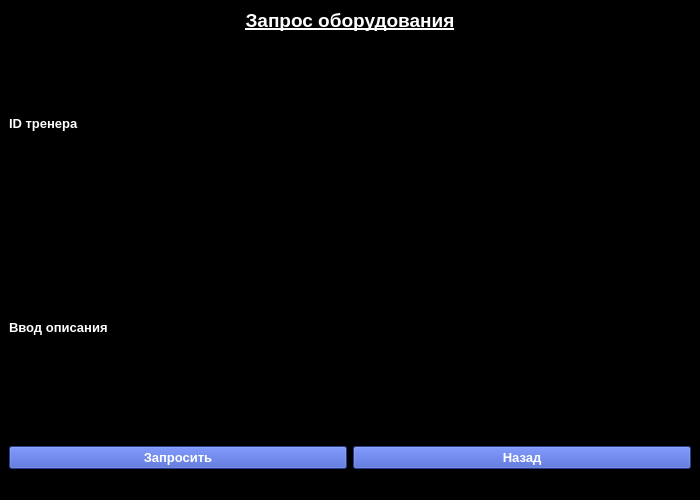
<?xml version="1.0" encoding="UTF-8"?>
<ui version="4.0">
 <class>MainWindow</class>
 <widget class="QMainWindow" name="MainWindow">
  <property name="geometry">
   <rect>
    <x>0</x>
    <y>0</y>
    <width>700</width>
    <height>500</height>
   </rect>
  </property>
  <property name="sizePolicy">
   <sizepolicy hsizetype="Minimum" vsizetype="Minimum">
    <horstretch>0</horstretch>
    <verstretch>0</verstretch>
   </sizepolicy>
  </property>
  <property name="windowTitle">
   <string>MainWindow</string>
  </property>
  <property name="styleSheet">
   <string notr="true">background-color: rgb(0, 0, 0);</string>
  </property>
  <widget class="QWidget" name="centralwidget">
   <layout class="QVBoxLayout" name="verticalLayout">
    <item>
     <widget class="QLabel" name="label_info">
      <property name="sizePolicy">
       <sizepolicy hsizetype="Minimum" vsizetype="Fixed">
        <horstretch>0</horstretch>
        <verstretch>0</verstretch>
       </sizepolicy>
      </property>
      <property name="font">
       <font>
        <pointsize>14</pointsize>
        <weight>75</weight>
        <bold>true</bold>
        <underline>true</underline>
       </font>
      </property>
      <property name="autoFillBackground">
       <bool>false</bool>
      </property>
      <property name="styleSheet">
       <string notr="true">color: rgb(255, 255, 255);</string>
      </property>
      <property name="text">
       <string>&lt;html&gt;&lt;head/&gt;&lt;body&gt;&lt;p align=&quot;center&quot;&gt;Запрос оборудования&lt;/p&gt;&lt;/body&gt;&lt;/html&gt;</string>
      </property>
      <property name="alignment">
       <set>Qt::AlignCenter</set>
      </property>
     </widget>
    </item>
    <item>
     <widget class="QLabel" name="label_id">
      <property name="font">
       <font>
        <pointsize>10</pointsize>
        <weight>75</weight>
        <bold>true</bold>
       </font>
      </property>
      <property name="styleSheet">
       <string notr="true">color: rgb(255, 255, 255);</string>
      </property>
      <property name="text">
       <string>ID тренера</string>
      </property>
     </widget>
    </item>
    <item>
     <widget class="QLineEdit" name="lineEdit_id">
      <property name="styleSheet">
       <string notr="true">color: rgb(255, 255, 255);</string>
      </property>
     </widget>
    </item>
    <item>
     <widget class="QLabel" name="label_description">
      <property name="font">
       <font>
        <pointsize>10</pointsize>
        <weight>75</weight>
        <bold>true</bold>
       </font>
      </property>
      <property name="styleSheet">
       <string notr="true">color: rgb(255, 255, 255);</string>
      </property>
      <property name="text">
       <string>Ввод описания</string>
      </property>
     </widget>
    </item>
    <item>
     <widget class="QLineEdit" name="lineEdit_write">
      <property name="styleSheet">
       <string notr="true">color: rgb(255, 255, 255);</string>
      </property>
     </widget>
    </item>
    <item>
     <layout class="QHBoxLayout" name="horizontalLayout_2">
      <item>
       <widget class="QPushButton" name="pushButton_ask">
        <property name="font">
         <font>
          <pointsize>10</pointsize>
          <weight>75</weight>
          <bold>true</bold>
         </font>
        </property>
        <property name="styleSheet">
         <string notr="true">color: rgb(255, 255, 255);
background-color: rgb(56, 84, 197);</string>
        </property>
        <property name="text">
         <string>Запросить</string>
        </property>
       </widget>
      </item>
      <item>
       <widget class="QPushButton" name="pushButton_back">
        <property name="font">
         <font>
          <pointsize>10</pointsize>
          <weight>75</weight>
          <bold>true</bold>
         </font>
        </property>
        <property name="styleSheet">
         <string notr="true">color: rgb(255, 255, 255);
background-color: rgb(56, 84, 197);</string>
        </property>
        <property name="text">
         <string>Назад</string>
        </property>
       </widget>
      </item>
     </layout>
    </item>
   </layout>
  </widget>
  <widget class="QMenuBar" name="menubar">
   <property name="geometry">
    <rect>
     <x>0</x>
     <y>0</y>
     <width>700</width>
     <height>26</height>
    </rect>
   </property>
  </widget>
  <widget class="QStatusBar" name="statusbar"/>
 </widget>
 <resources/>
 <connections/>
</ui>
